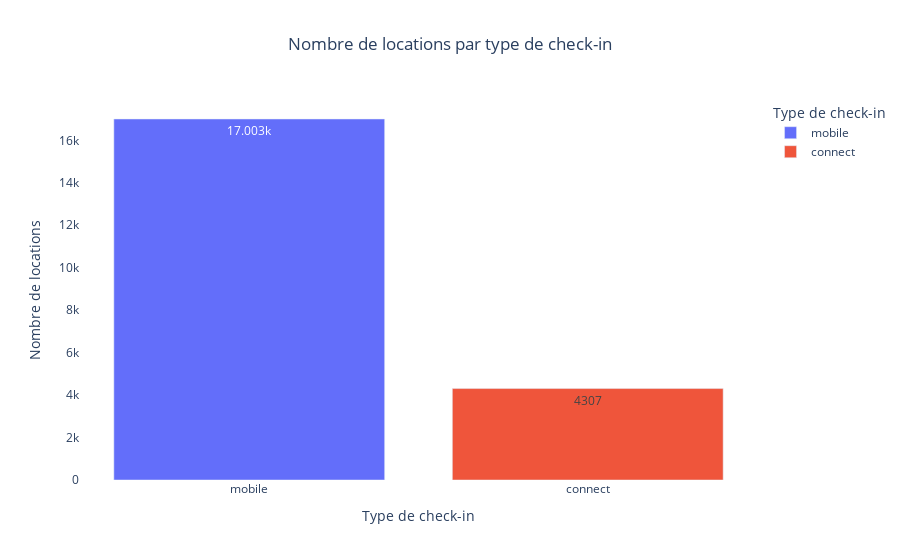
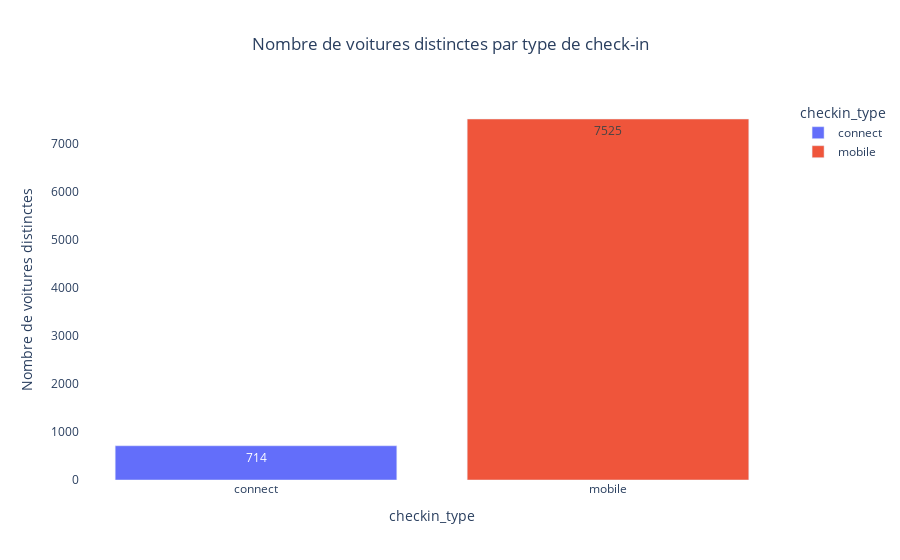

The code cell stored with these charts, in order, in its notebook:
### Code cell
# Number of rentals by check-in type
checkin_counts = (
    df["checkin_type"]
    .value_counts()
    .rename_axis("Type de check-in")
    .reset_index(name="Nombre de locations")
)

display(checkin_counts)

# Create bar chart for check-in counts
fig1 = px.bar(
    checkin_counts,
    x="Type de check-in",
    y="Nombre de locations",
    text_auto=True,
    color="Type de check-in",
    title="Nombre de locations par type de check-in",
)
fig1.update_layout(title_x=0.5, plot_bgcolor="white")
fig1.show()

# Number of distinct cars by check-in type
if "car_id" in df.columns:
    car_counts = (
        df.groupby("checkin_type")["car_id"]
        .nunique()
        .reset_index(name="Nombre de voitures distinctes")
    )

    display(car_counts)

    # Create bar chart for distinct car counts
    fig2 = px.bar(
        car_counts,
        x="checkin_type",
        y="Nombre de voitures distinctes",
        text_auto=True,
        color="checkin_type",
        title="Nombre de voitures distinctes par type de check-in",
    )
    fig2.update_layout(title_x=0.5, plot_bgcolor="white")
    fig2.show()
else:
    print("La colonne 'car_id' est absente du dataset.")

### Figure 1 — Plotly figure (JSON) as saved in the notebook; plotly's stock layout.template omitted (floating-point values rounded to 4 significant figures)
{"data": [{"alignmentgroup": "True", "hovertemplate": "Type de check-in=%{x}<br>Nombre de locations=%{y}<extra></extra>", "legendgroup": "mobile", "marker": {"color": "#636efa", "pattern": {"shape": ""}}, "name": "mobile", "offsetgroup": "mobile", "orientation": "v", "showlegend": true, "textposition": "auto", "texttemplate": "%{y}", "type": "bar", "x": ["mobile"], "xaxis": "x", "y": [17003], "yaxis": "y"}, {"alignmentgroup": "True", "hovertemplate": "Type de check-in=%{x}<br>Nombre de locations=%{y}<extra></extra>", "legendgroup": "connect", "marker": {"color": "#EF553B", "pattern": {"shape": ""}}, "name": "connect", "offsetgroup": "connect", "orientation": "v", "showlegend": true, "textposition": "auto", "texttemplate": "%{y}", "type": "bar", "x": ["connect"], "xaxis": "x", "y": [4307], "yaxis": "y"}], "layout": {"barmode": "relative", "legend": {"title": {"text": "Type de check-in"}, "tracegroupgap": 0}, "plot_bgcolor": "white", "title": {"text": "Nombre de locations par type de check-in", "x": 0.5}, "xaxis": {"anchor": "y", "categoryarray": ["mobile", "connect"], "categoryorder": "array", "domain": [0, 1], "title": {"text": "Type de check-in"}}, "yaxis": {"anchor": "x", "domain": [0, 1], "title": {"text": "Nombre de locations"}}}}

### Figure 2 — Plotly figure (JSON) as saved in the notebook; plotly's stock layout.template omitted (floating-point values rounded to 4 significant figures)
{"data": [{"alignmentgroup": "True", "hovertemplate": "checkin_type=%{x}<br>Nombre de voitures distinctes=%{y}<extra></extra>", "legendgroup": "connect", "marker": {"color": "#636efa", "pattern": {"shape": ""}}, "name": "connect", "offsetgroup": "connect", "orientation": "v", "showlegend": true, "textposition": "auto", "texttemplate": "%{y}", "type": "bar", "x": ["connect"], "xaxis": "x", "y": [714], "yaxis": "y"}, {"alignmentgroup": "True", "hovertemplate": "checkin_type=%{x}<br>Nombre de voitures distinctes=%{y}<extra></extra>", "legendgroup": "mobile", "marker": {"color": "#EF553B", "pattern": {"shape": ""}}, "name": "mobile", "offsetgroup": "mobile", "orientation": "v", "showlegend": true, "textposition": "auto", "texttemplate": "%{y}", "type": "bar", "x": ["mobile"], "xaxis": "x", "y": [7525], "yaxis": "y"}], "layout": {"barmode": "relative", "legend": {"title": {"text": "checkin_type"}, "tracegroupgap": 0}, "plot_bgcolor": "white", "title": {"text": "Nombre de voitures distinctes par type de check-in", "x": 0.5}, "xaxis": {"anchor": "y", "categoryarray": ["connect", "mobile"], "categoryorder": "array", "domain": [0, 1], "title": {"text": "checkin_type"}}, "yaxis": {"anchor": "x", "domain": [0, 1], "title": {"text": "Nombre de voitures distinctes"}}}}
